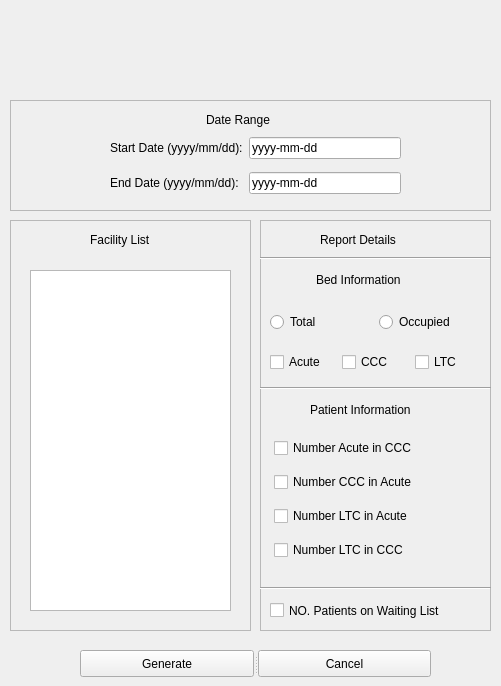
<?xml version="1.0" encoding="UTF-8"?>
<ui version="4.0">
 <class>GenReportWin</class>
 <widget class="QMainWindow" name="GenReportWin">
  <property name="geometry">
   <rect>
    <x>0</x>
    <y>0</y>
    <width>501</width>
    <height>686</height>
   </rect>
  </property>
  <property name="windowTitle">
   <string>MainWindow</string>
  </property>
  <widget class="QWidget" name="centralwidget">
   <widget class="QFrame" name="frame">
    <property name="geometry">
     <rect>
      <x>10</x>
      <y>100</y>
      <width>481</width>
      <height>111</height>
     </rect>
    </property>
    <property name="frameShape">
     <enum>QFrame::StyledPanel</enum>
    </property>
    <property name="frameShadow">
     <enum>QFrame::Raised</enum>
    </property>
    <widget class="QLabel" name="label">
     <property name="geometry">
      <rect>
       <x>196</x>
       <y>10</y>
       <width>81</width>
       <height>20</height>
      </rect>
     </property>
     <property name="text">
      <string>Date Range</string>
     </property>
    </widget>
    <widget class="QWidget" name="layoutWidget">
     <property name="geometry">
      <rect>
       <x>100</x>
       <y>30</y>
       <width>291</width>
       <height>71</height>
      </rect>
     </property>
     <layout class="QGridLayout" name="gridLayout">
      <item row="0" column="0">
       <widget class="QLabel" name="label_2">
        <property name="text">
         <string>Start Date (yyyy/mm/dd):</string>
        </property>
       </widget>
      </item>
      <item row="1" column="0">
       <widget class="QLabel" name="label_3">
        <property name="text">
         <string>End Date (yyyy/mm/dd):</string>
        </property>
       </widget>
      </item>
      <item row="0" column="1">
       <widget class="QLineEdit" name="startDate">
        <property name="text">
         <string>yyyy-mm-dd</string>
        </property>
       </widget>
      </item>
      <item row="1" column="1">
       <widget class="QLineEdit" name="endDate">
        <property name="text">
         <string>yyyy-mm-dd</string>
        </property>
       </widget>
      </item>
     </layout>
    </widget>
   </widget>
   <widget class="QFrame" name="frame_2">
    <property name="geometry">
     <rect>
      <x>10</x>
      <y>220</y>
      <width>241</width>
      <height>411</height>
     </rect>
    </property>
    <property name="frameShape">
     <enum>QFrame::StyledPanel</enum>
    </property>
    <property name="frameShadow">
     <enum>QFrame::Raised</enum>
    </property>
    <widget class="QListWidget" name="facListWidget">
     <property name="geometry">
      <rect>
       <x>20</x>
       <y>50</y>
       <width>201</width>
       <height>341</height>
      </rect>
     </property>
    </widget>
    <widget class="QLabel" name="label_4">
     <property name="geometry">
      <rect>
       <x>80</x>
       <y>10</y>
       <width>81</width>
       <height>20</height>
      </rect>
     </property>
     <property name="text">
      <string>Facility List</string>
     </property>
    </widget>
   </widget>
   <widget class="QFrame" name="frame_3">
    <property name="geometry">
     <rect>
      <x>260</x>
      <y>220</y>
      <width>231</width>
      <height>411</height>
     </rect>
    </property>
    <property name="frameShape">
     <enum>QFrame::StyledPanel</enum>
    </property>
    <property name="frameShadow">
     <enum>QFrame::Raised</enum>
    </property>
    <widget class="QLabel" name="label_5">
     <property name="geometry">
      <rect>
       <x>60</x>
       <y>10</y>
       <width>111</width>
       <height>20</height>
      </rect>
     </property>
     <property name="text">
      <string>Report Details</string>
     </property>
    </widget>
    <widget class="Line" name="line_2">
     <property name="geometry">
      <rect>
       <x>0</x>
       <y>30</y>
       <width>231</width>
       <height>16</height>
      </rect>
     </property>
     <property name="orientation">
      <enum>Qt::Horizontal</enum>
     </property>
    </widget>
    <widget class="QLabel" name="label_6">
     <property name="geometry">
      <rect>
       <x>56</x>
       <y>50</y>
       <width>111</width>
       <height>20</height>
      </rect>
     </property>
     <property name="text">
      <string>Bed Information</string>
     </property>
    </widget>
    <widget class="Line" name="line_3">
     <property name="geometry">
      <rect>
       <x>0</x>
       <y>160</y>
       <width>231</width>
       <height>16</height>
      </rect>
     </property>
     <property name="orientation">
      <enum>Qt::Horizontal</enum>
     </property>
    </widget>
    <widget class="QLabel" name="label_7">
     <property name="geometry">
      <rect>
       <x>50</x>
       <y>180</y>
       <width>141</width>
       <height>20</height>
      </rect>
     </property>
     <property name="text">
      <string>Patient Information</string>
     </property>
    </widget>
    <widget class="Line" name="line_4">
     <property name="geometry">
      <rect>
       <x>0</x>
       <y>360</y>
       <width>231</width>
       <height>16</height>
      </rect>
     </property>
     <property name="orientation">
      <enum>Qt::Horizontal</enum>
     </property>
    </widget>
    <widget class="QCheckBox" name="waitingCheck">
     <property name="geometry">
      <rect>
       <x>10</x>
       <y>380</y>
       <width>221</width>
       <height>21</height>
      </rect>
     </property>
     <property name="text">
      <string>NO. Patients on Waiting List</string>
     </property>
    </widget>
    <widget class="QWidget" name="layoutWidget">
     <property name="geometry">
      <rect>
       <x>10</x>
       <y>130</y>
       <width>211</width>
       <height>24</height>
      </rect>
     </property>
     <layout class="QGridLayout" name="gridLayout_3">
      <item row="0" column="0">
       <widget class="QCheckBox" name="acuteCheck">
        <property name="text">
         <string>Acute</string>
        </property>
       </widget>
      </item>
      <item row="0" column="1">
       <widget class="QCheckBox" name="cccCheck">
        <property name="text">
         <string>CCC</string>
        </property>
       </widget>
      </item>
      <item row="0" column="2">
       <widget class="QCheckBox" name="ltcCheck">
        <property name="text">
         <string>LTC</string>
        </property>
       </widget>
      </item>
     </layout>
    </widget>
    <widget class="QWidget" name="layoutWidget">
     <property name="geometry">
      <rect>
       <x>10</x>
       <y>90</y>
       <width>211</width>
       <height>24</height>
      </rect>
     </property>
     <layout class="QGridLayout" name="gridLayout_2">
      <item row="0" column="0">
       <widget class="QRadioButton" name="totalRadio">
        <property name="text">
         <string>Total</string>
        </property>
       </widget>
      </item>
      <item row="0" column="1">
       <widget class="QRadioButton" name="occRadio">
        <property name="text">
         <string>Occupied</string>
        </property>
       </widget>
      </item>
     </layout>
    </widget>
    <widget class="QWidget" name="layoutWidget">
     <property name="geometry">
      <rect>
       <x>14</x>
       <y>210</y>
       <width>201</width>
       <height>141</height>
      </rect>
     </property>
     <layout class="QGridLayout" name="gridLayout_4">
      <item row="0" column="0">
       <widget class="QCheckBox" name="numAcuteInCCC">
        <property name="text">
         <string>Number Acute in CCC</string>
        </property>
       </widget>
      </item>
      <item row="1" column="0">
       <widget class="QCheckBox" name="numCCCInAcute">
        <property name="text">
         <string>Number CCC in Acute</string>
        </property>
       </widget>
      </item>
      <item row="2" column="0">
       <widget class="QCheckBox" name="numLTCInAcute">
        <property name="text">
         <string>Number LTC in Acute</string>
        </property>
       </widget>
      </item>
      <item row="3" column="0">
       <widget class="QCheckBox" name="numLTCInCCC">
        <property name="text">
         <string>Number LTC in CCC</string>
        </property>
       </widget>
      </item>
     </layout>
    </widget>
   </widget>
   <widget class="QLabel" name="crossImg">
    <property name="geometry">
     <rect>
      <x>400</x>
      <y>10</y>
      <width>71</width>
      <height>71</height>
     </rect>
    </property>
    <property name="text">
     <string/>
    </property>
   </widget>
   <widget class="QSplitter" name="splitter">
    <property name="geometry">
     <rect>
      <x>80</x>
      <y>650</y>
      <width>351</width>
      <height>27</height>
     </rect>
    </property>
    <property name="orientation">
     <enum>Qt::Horizontal</enum>
    </property>
    <widget class="QPushButton" name="genBtn">
     <property name="text">
      <string>Generate</string>
     </property>
    </widget>
    <widget class="QPushButton" name="cancelBtn">
     <property name="text">
      <string>Cancel</string>
     </property>
    </widget>
   </widget>
  </widget>
 </widget>
 <resources/>
 <connections/>
</ui>
